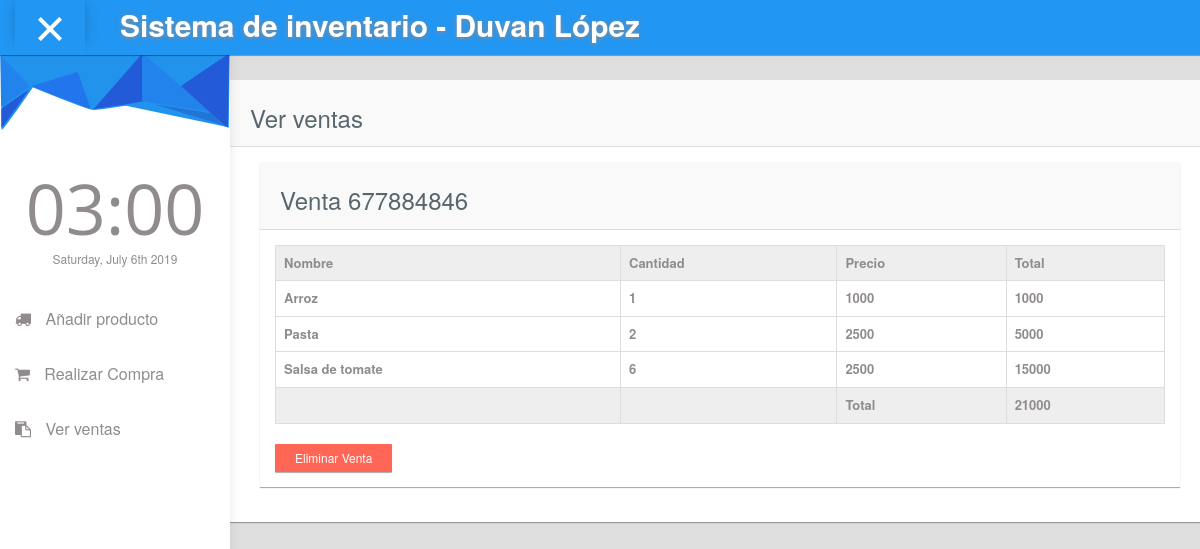
Page /ventas/viewVentas.php on the committed database.
### tables this page shows
CREATE TABLE `ventas` (
  `id_venta` int(10) NOT NULL,
  `fecha_venta` date NOT NULL
);

CREATE TABLE `ventas_prod` (
  `id_venta` int(11) NOT NULL,
  `id_prod` int(11) NOT NULL,
  `cantidad` int(11) NOT NULL
);

CREATE TABLE `producto` (
  `numero_lote` int(10) NOT NULL,
  `nombre_producto` varchar(30) NOT NULL,
  `fecha_ven` date NOT NULL,
  `precio_producto` int(10) NOT NULL,
  `cantidad_prod` int(10) NOT NULL
);

### ventas/functionVentas.php (called while the page is built, shortened)
<?php
function getAllVentas(){
    include '../includes/connect.php';
    $sql = "SELECT * FROM ventas ";
    $stmt = $con->prepare($sql);
    $stmt->execute();
    $result = $stmt->fetchall(PDO::FETCH_ASSOC);
    return $result;
  }
function getDetalleVenta($idVenta){
    include '../includes/connect.php';
    $sql = "SELECT * FROM `ventas_prod`, `producto` WHERE ventas_prod.id_prod = producto.numero_lote AND ventas_prod.id_venta=".$idVenta;
    $stmt = $con->prepare($sql);
    $stmt->execute();
    $result = $stmt->fetchall(PDO::FETCH_ASSOC);
    return $result;
}
?>

### ventas/viewVentas.php (the view, shortened to what this page needs)
<?php
include 'functionVentas.php';
?>
<!doctype html>
<html lang="es">
<head>
    <link rel="stylesheet" type="text/css" href="../asset/css/bootstrap.min.css">
      <link rel="stylesheet" type="text/css" href="../asset/css/plugins/font-awesome.min.css"/>
      <link rel="stylesheet" type="text/css" href="../asset/css/plugins/simple-line-icons.css"/>
      <link rel="stylesheet" type="text/css" href="../asset/css/plugins/datatables.bootstrap.min.css"/>
      <link rel="stylesheet" type="text/css" href="../asset/css/plugins/animate.min.css"/>
	<link href="../asset/css/style.css" rel="stylesheet">
  </head>
    <body id="mimin" class="dashboard">
        <?php
        include '../asset/incl/navbar.php';
        $resultVentas = getAllVentas();
        ?>
        <div id="content">
            <div id="wrap">
                <div class="panel" style="margin-top:80px!important; width:980px;">
                    <div class="panel-heading">
                        <h3>Ver ventas</h3>
                    </div>
                    <div class="panel-body">
                        <div class="col-md-12">
                        <?php foreach($resultVentas as &$ventas){?>
                        <div class="panel">
                            <div class="panel-heading"><h3>Venta <?php echo $ventas['id_venta'] ?></h3>
                            </div>
                            <div class="panel-body">
                                <div class="responsive-table">
                                    <table id="datatables-example" class="table table-striped table-bordered" width="100%" cellspacing="0">
                                        <thead bgcolor="#eeeeee" align="center">
                                            <tr>
                                            <th>Nombre</th>
                                            <th>Cantidad</th>
                                            <th>Precio</th>
                                            <th>Total </th>
                                        </thead>
                                        <?php
                                            $detalleCompra = getDetalleVenta($ventas['id_venta']);
                                            $total = 0;
                                            foreach($detalleCompra as $c){
                                        ?>
                                         <thead align="center">
                                            <tr>
                                        <th><?php echo $c['nombre_producto']?></th>
                                        <th>
                                            <?php echo $c['cantidad']?>
                                        </th>
                                        <th><?php echo $c['precio_producto']?></th>
                                        <th><?php
                                            echo $c['precio_producto']*$c['cantidad'];
                                        ?></th>
                                        <?php  $total = $total+($c['precio_producto']*$c['cantidad']);
                                        }?>
                                        </thead>
                                        <thead bgcolor="#eeeeee" align="center">
                                            <tr>
                                            <th></th>
                                            <th></th>
                                            <th>Total</th>
                                            <th><?php echo $total ?></th>
                                        </thead>
                                    </table>
                                    <form action="deleteVenta.php" method="POST">
                                    <div class="controls">
                                        <button type="submit" name="input" id="input"  class="btn btn-sm btn-danger">Eliminar Venta</button>
                                    </div>
                                    </form>
                                </div>
                            </div>
                    </div>
                        <?php } ?>
                </div>
            </div>
        </div>
    </body>
</html>

### asset/incl/navbar.php (shortened to what this page needs)
<!DOCTYPE html>
<html lang="es">
    <body id="mimin" class="dashboard">
          <nav class="navbar navbar-default header navbar-fixed-top">
            <div class="col-md-12 nav-wrapper">
              <div class="navbar-header" style="width:100%;">
                <div class="opener-left-menu is-open">
                  <span class="bottom"></span>
                </div>
                  <a href="/revitec/platformAdmin/index.php" class="navbar-brand">
                   <b>Sistema de inventario - Duvan López</b>
                  </a>
              </div>
            </div>
          </nav>
        <div class="container-fluid mimin-wrapper">
              <div id="left-menu">
                <div class="sub-left-menu scroll">
                  <ul class="nav nav-list">
                      <li><div class="left-bg"></div></li>
                      <li class="time">
                        <h1 class="animated fadeInLeft">21:00</h1>
                        <p class="animated fadeInRight">Sat,October 1st 2029</p>
                      </li>
                      <li class="ripple">
                        <a href="/testbmr/proveedor/regProducto.php"><span class="fa-truck fa"></span> Añadir producto
                        </a>
                      </li>
                      <li class="ripple">
                        <a href="/testbmr/cliente/comprarProducto.php"><span class="fa-shopping-cart fa"></span> Realizar Compra
                        </a>
                      </li>
                      <li class="ripple">
                        <a href="/testbmr/ventas/viewVentas.php"><span class="fa-clipboard fa"></span> Ver ventas
                        </a>
                      </li>
                    </ul>
                  </div>
              </div>
</html>

### rows in the picture
ventas: id_venta "677884846", total "21000"
ventas_prod: producto.nombre_producto "Arroz", cantidad "1", producto.precio_producto "1000"
ventas_prod: producto.nombre_producto "Pasta", cantidad "2", producto.precio_producto "2500", $c['precio_producto']*$c['cantidad'] "5000"
ventas_prod: producto.nombre_producto "Salsa de tomate", cantidad "6", producto.precio_producto "2500", $c['precio_producto']*$c['cantidad'] "15000"
